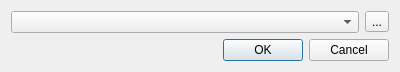
<?xml version="1.0" encoding="UTF-8"?>
<ui version="4.0">
 <class>SelectProfile</class>
 <widget class="QWidget" name="SelectProfile">
  <property name="geometry">
   <rect>
    <x>0</x>
    <y>0</y>
    <width>400</width>
    <height>68</height>
   </rect>
  </property>
  <property name="windowTitle">
   <string>Select profile</string>
  </property>
  <layout class="QVBoxLayout" name="verticalLayout">
   <item>
    <layout class="QHBoxLayout" name="layEdit">
     <item>
      <widget class="QComboBox" name="cbbProfile"/>
     </item>
     <item>
      <widget class="QToolButton" name="btnEdit">
       <property name="text">
        <string>...</string>
       </property>
      </widget>
     </item>
    </layout>
   </item>
   <item>
    <widget class="QDialogButtonBox" name="btnBox">
     <property name="standardButtons">
      <set>QDialogButtonBox::Cancel|QDialogButtonBox::Ok</set>
     </property>
    </widget>
   </item>
  </layout>
 </widget>
 <resources/>
 <connections>
  <connection>
   <sender>btnBox</sender>
   <signal>rejected()</signal>
   <receiver>SelectProfile</receiver>
   <slot>close()</slot>
   <hints>
    <hint type="sourcelabel">
     <x>199</x>
     <y>47</y>
    </hint>
    <hint type="destinationlabel">
     <x>199</x>
     <y>33</y>
    </hint>
   </hints>
  </connection>
 </connections>
</ui>
